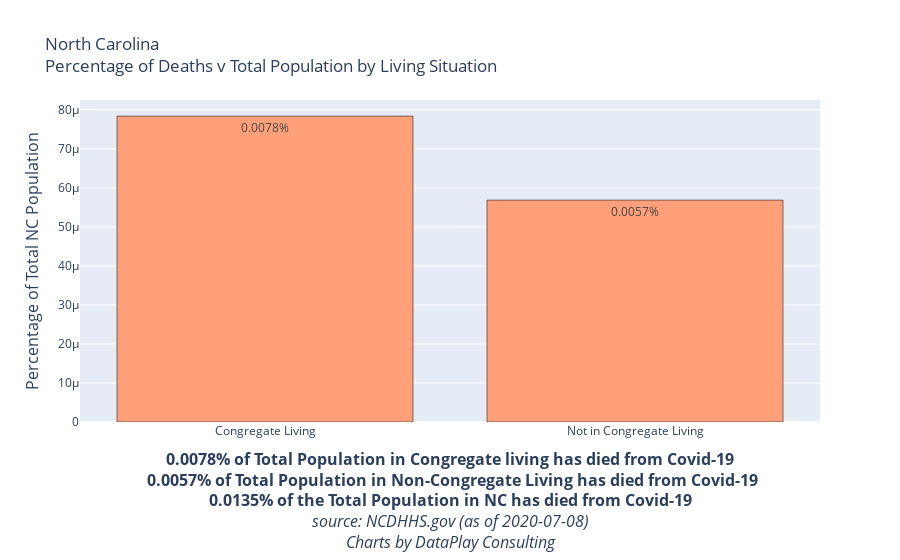

Write notebook code for a chart like this one.
### Code cell
Total_Deaths_Congregate = '{:.4%}'.format(df_grouped.reset_index()['%TotalPopulation'][0])
Total_Deaths_Non_Congregate = '{:.4%}'.format(df_grouped.reset_index()['%TotalPopulation'][1])
Total_Deaths = '{:.4%}'.format(df_grouped.reset_index()['%TotalPopulation'].sum())

fig = go.Figure(data=[
     go.Bar(name = '% Of All Deaths', x=df_grouped.reset_index()['Congregate_Living'],
           y = df_grouped.reset_index()['%TotalPopulation'],
           text=[Total_Deaths_Congregate, Total_Deaths_Non_Congregate],
           marker_color='lightsalmon',
           textposition='inside',marker_line_color='black'),
#     go.Bar(name = '% Of All Cases', x=df_grouped.reset_index()['Congregate_Living'],y = df_grouped.reset_index()['%TotalPop/Cases'],text=['11% of All Cases', '89% of All Cases'],marker_color='lightblue',
#             textposition='inside',marker_line_color='black', textfont=dict(color="black"), hoverinfo='none')
])
# Change the bar mode
fig.update_layout(barmode='group', title = 'North Carolina<br>Percentage of Deaths v Total Population by Living Situation',
    yaxis=dict(
        title='Percentage of Total NC Population',
        titlefont_size=16,
        tickfont_size=12,
    ),
    xaxis=dict(
        title=f"<b>{Total_Deaths_Congregate} of Total Population in Congregate living has died from Covid-19<br> {Total_Deaths_Non_Congregate} of Total Population in Non-Congregate Living has died from Covid-19<br>{Total_Deaths} of the Total Population in NC has died from Covid-19</b><br><i>source: NCDHHS.gov (as of {Date})<br>Charts by DataPlay Consulting</i>",
        titlefont_size=16,
        tickfont_size=12,
    ),              
    legend=dict(
        x=0,
        y=1.0,
        bgcolor='rgba(255, 255, 255, 0)',
        bordercolor='rgba(255, 255, 255, 0)'
    ))

fig.show()
pio.write_html(fig, file='DeathsVPopulation.html', auto_open=False)

### Figure 1 — Plotly figure (JSON) as saved in the notebook; plotly's stock layout.template omitted (floating-point values rounded to 4 significant figures)
{"data": [{"marker": {"color": "lightsalmon", "line": {"color": "black"}}, "name": "% Of All Deaths", "text": ["0.0078%", "0.0057%"], "textposition": "inside", "type": "bar", "x": ["Congregate Living", "Not in Congregate Living"], "y": [7.838e-05, 5.686e-05]}], "layout": {"autosize": true, "barmode": "group", "legend": {"bgcolor": "rgba(255, 255, 255, 0)", "bordercolor": "rgba(255, 255, 255, 0)", "x": 0, "y": 1}, "title": {"text": "North Carolina<br>Percentage of Deaths v Total Population by Living Situation"}, "xaxis": {"autorange": true, "range": [-0.5, 1.5], "tickfont": {"size": 12}, "title": {"font": {"size": 16}, "text": "<b>0.0078% of Total Population in Congregate living has died from Covid-19<br> 0.0057% of Total Population in Non-Congregate Living has died from Covid-19<br>0.0135% of the Total Population in NC has died from Covid-19</b><br><i>source: NCDHHS.gov (as of 2020-07-08)<br>Charts by DataPlay Consulting</i>"}, "type": "category"}, "yaxis": {"autorange": true, "range": [0, 8.251e-05], "tickfont": {"size": 12}, "title": {"font": {"size": 16}, "text": "Percentage of Total NC Population"}, "type": "linear"}}}
